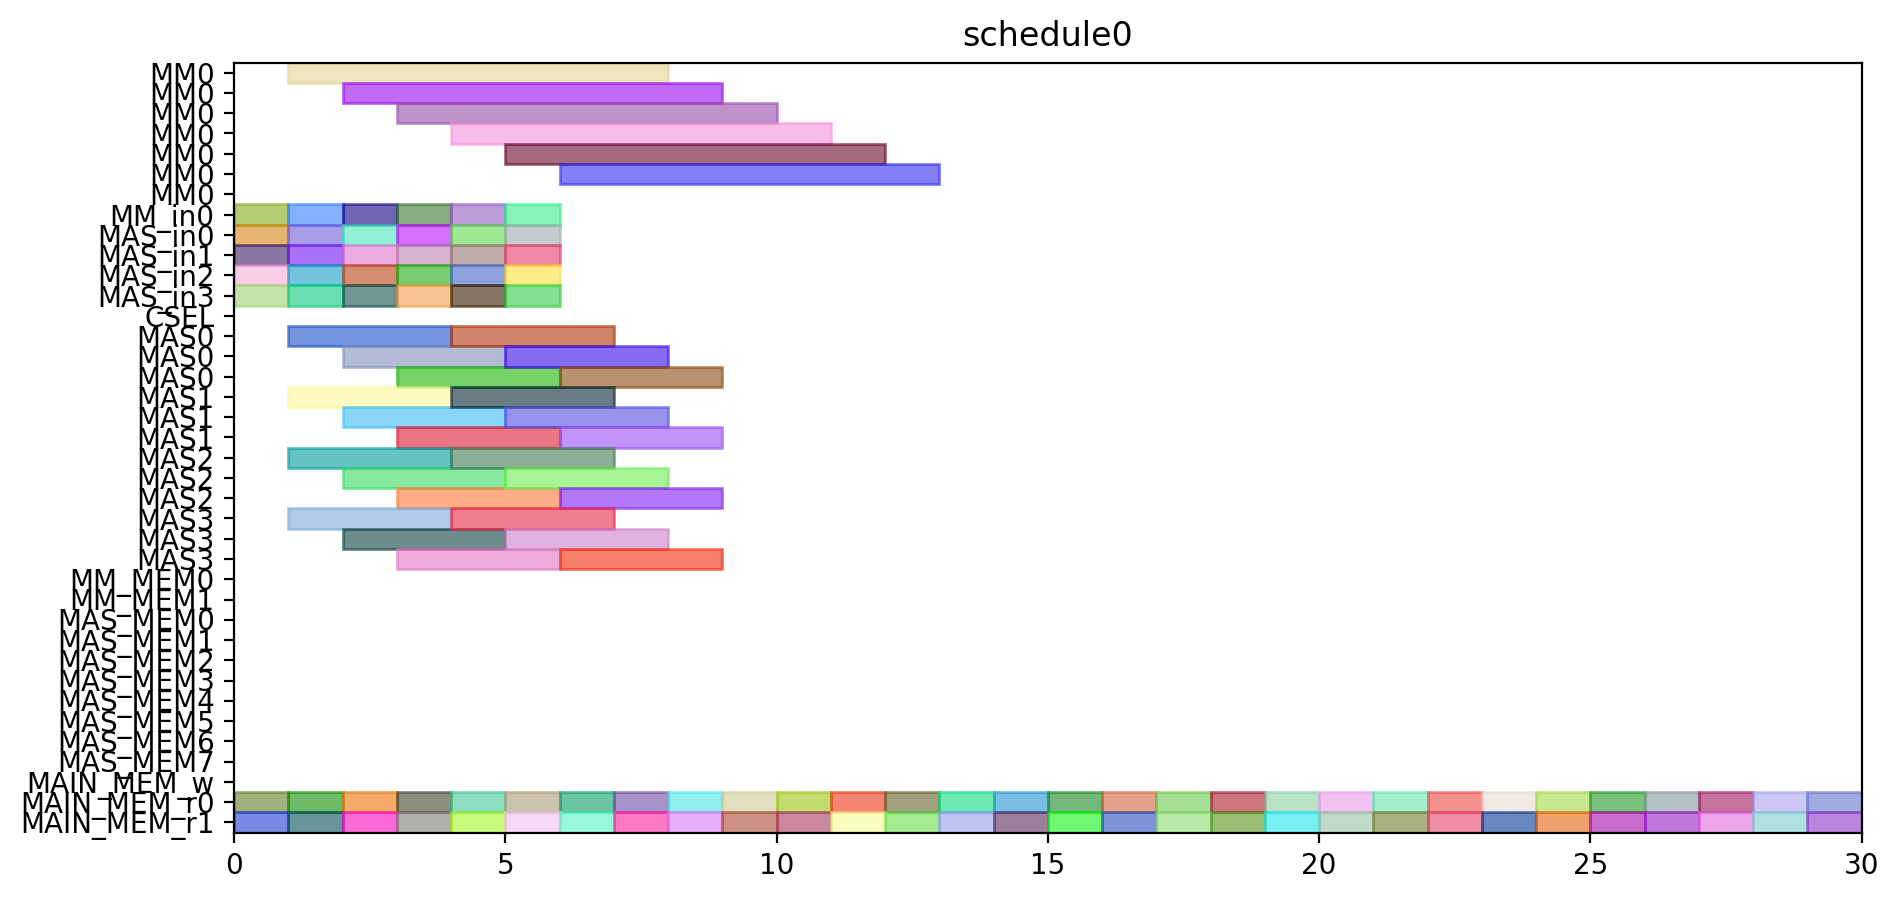

The Python source for this figure:
from pyschedule import Scenario, solvers, plotters, alt


def solve():
	horizon = 90
	S = Scenario("schedule0", horizon=horizon)

	# resource
	MM = S.Resources('MM', num=1, size=7)
	MM_in = S.Resources('MM_in', num=1)
	MAS_in = S.Resources('MAS_in', num=4)
	CSEL = S.Resource('CSEL')
	MAS = S.Resources('MAS', num=4, size=3, periods=range(1, horizon))
	MM_MEM = S.Resources('MM_MEM', num=2)
	MAS_MEM = S.Resources('MAS_MEM', num=8)
	MAIN_MEM_w = S.Resource('MAIN_MEM_w', size=1)
	MAIN_MEM_r = S.Resources('MAIN_MEM_r', num=2)

	# result of previous scheduling

	# new tasks
	c_t0_a1_0 = S.Task('c_t0_a1_0', length=3, delay_cost=1)
	c_t0_a1_0 += alt(MAS)
	c_t0_a1_0_in = S.Task('c_t0_a1_0_in', length=1, delay_cost=1)
	c_t0_a1_0_in += alt(MAS_in)
	S += c_t0_a1_0_in*MAS_in[0]<=c_t0_a1_0*MAS[0]

	S += c_t0_a1_0_in*MAS_in[1]<=c_t0_a1_0*MAS[1]

	S += c_t0_a1_0_in*MAS_in[2]<=c_t0_a1_0*MAS[2]

	S += c_t0_a1_0_in*MAS_in[3]<=c_t0_a1_0*MAS[3]

	c_t0_a1_0_mem0 = S.Task('c_t0_a1_0_mem0', length=1, delay_cost=1)
	c_t0_a1_0_mem0 += MAIN_MEM_r[0]
	c_t0_a1_0_mem1 = S.Task('c_t0_a1_0_mem1', length=1, delay_cost=1)
	c_t0_a1_0_mem1 += MAIN_MEM_r[1]
	c_t0_a1_1 = S.Task('c_t0_a1_1', length=3, delay_cost=1)
	c_t0_a1_1 += alt(MAS)
	c_t0_a1_1_in = S.Task('c_t0_a1_1_in', length=1, delay_cost=1)
	c_t0_a1_1_in += alt(MAS_in)
	S += c_t0_a1_1_in*MAS_in[0]<=c_t0_a1_1*MAS[0]

	S += c_t0_a1_1_in*MAS_in[1]<=c_t0_a1_1*MAS[1]

	S += c_t0_a1_1_in*MAS_in[2]<=c_t0_a1_1*MAS[2]

	S += c_t0_a1_1_in*MAS_in[3]<=c_t0_a1_1*MAS[3]

	c_t0_a1_1_mem0 = S.Task('c_t0_a1_1_mem0', length=1, delay_cost=1)
	c_t0_a1_1_mem0 += MAIN_MEM_r[0]
	c_t0_a1_1_mem1 = S.Task('c_t0_a1_1_mem1', length=1, delay_cost=1)
	c_t0_a1_1_mem1 += MAIN_MEM_r[1]
	c_t0_t10 = S.Task('c_t0_t10', length=3, delay_cost=1)
	c_t0_t10 += alt(MAS)
	c_t0_t10_in = S.Task('c_t0_t10_in', length=1, delay_cost=1)
	c_t0_t10_in += alt(MAS_in)
	S += c_t0_t10_in*MAS_in[0]<=c_t0_t10*MAS[0]

	S += c_t0_t10_in*MAS_in[1]<=c_t0_t10*MAS[1]

	S += c_t0_t10_in*MAS_in[2]<=c_t0_t10*MAS[2]

	S += c_t0_t10_in*MAS_in[3]<=c_t0_t10*MAS[3]

	c_t0_t10_mem0 = S.Task('c_t0_t10_mem0', length=1, delay_cost=1)
	c_t0_t10_mem0 += MAIN_MEM_r[0]
	c_t0_t10_mem1 = S.Task('c_t0_t10_mem1', length=1, delay_cost=1)
	c_t0_t10_mem1 += MAIN_MEM_r[1]
	c_t0_t11 = S.Task('c_t0_t11', length=3, delay_cost=1)
	c_t0_t11 += alt(MAS)
	c_t0_t11_in = S.Task('c_t0_t11_in', length=1, delay_cost=1)
	c_t0_t11_in += alt(MAS_in)
	S += c_t0_t11_in*MAS_in[0]<=c_t0_t11*MAS[0]

	S += c_t0_t11_in*MAS_in[1]<=c_t0_t11*MAS[1]

	S += c_t0_t11_in*MAS_in[2]<=c_t0_t11*MAS[2]

	S += c_t0_t11_in*MAS_in[3]<=c_t0_t11*MAS[3]

	c_t0_t11_mem0 = S.Task('c_t0_t11_mem0', length=1, delay_cost=1)
	c_t0_t11_mem0 += MAIN_MEM_r[0]
	c_t0_t11_mem1 = S.Task('c_t0_t11_mem1', length=1, delay_cost=1)
	c_t0_t11_mem1 += MAIN_MEM_r[1]
	c_t0_t3_t0 = S.Task('c_t0_t3_t0', length=7, delay_cost=1)
	c_t0_t3_t0 += alt(MM)
	c_t0_t3_t0_in = S.Task('c_t0_t3_t0_in', length=1, delay_cost=1)
	c_t0_t3_t0_in += alt(MM_in)
	S += c_t0_t3_t0_in*MM_in[0]<=c_t0_t3_t0*MM[0]

	c_t0_t3_t0_mem0 = S.Task('c_t0_t3_t0_mem0', length=1, delay_cost=1)
	c_t0_t3_t0_mem0 += MAIN_MEM_r[0]
	c_t0_t3_t0_mem1 = S.Task('c_t0_t3_t0_mem1', length=1, delay_cost=1)
	c_t0_t3_t0_mem1 += MAIN_MEM_r[1]
	c_t0_t3_t1 = S.Task('c_t0_t3_t1', length=7, delay_cost=1)
	c_t0_t3_t1 += alt(MM)
	c_t0_t3_t1_in = S.Task('c_t0_t3_t1_in', length=1, delay_cost=1)
	c_t0_t3_t1_in += alt(MM_in)
	S += c_t0_t3_t1_in*MM_in[0]<=c_t0_t3_t1*MM[0]

	c_t0_t3_t1_mem0 = S.Task('c_t0_t3_t1_mem0', length=1, delay_cost=1)
	c_t0_t3_t1_mem0 += MAIN_MEM_r[0]
	c_t0_t3_t1_mem1 = S.Task('c_t0_t3_t1_mem1', length=1, delay_cost=1)
	c_t0_t3_t1_mem1 += MAIN_MEM_r[1]
	c_t0_t3_t2 = S.Task('c_t0_t3_t2', length=3, delay_cost=1)
	c_t0_t3_t2 += alt(MAS)
	c_t0_t3_t2_in = S.Task('c_t0_t3_t2_in', length=1, delay_cost=1)
	c_t0_t3_t2_in += alt(MAS_in)
	S += c_t0_t3_t2_in*MAS_in[0]<=c_t0_t3_t2*MAS[0]

	S += c_t0_t3_t2_in*MAS_in[1]<=c_t0_t3_t2*MAS[1]

	S += c_t0_t3_t2_in*MAS_in[2]<=c_t0_t3_t2*MAS[2]

	S += c_t0_t3_t2_in*MAS_in[3]<=c_t0_t3_t2*MAS[3]

	c_t0_t3_t2_mem0 = S.Task('c_t0_t3_t2_mem0', length=1, delay_cost=1)
	c_t0_t3_t2_mem0 += MAIN_MEM_r[0]
	c_t0_t3_t2_mem1 = S.Task('c_t0_t3_t2_mem1', length=1, delay_cost=1)
	c_t0_t3_t2_mem1 += MAIN_MEM_r[1]
	c_t0_t3_t3 = S.Task('c_t0_t3_t3', length=3, delay_cost=1)
	c_t0_t3_t3 += alt(MAS)
	c_t0_t3_t3_in = S.Task('c_t0_t3_t3_in', length=1, delay_cost=1)
	c_t0_t3_t3_in += alt(MAS_in)
	S += c_t0_t3_t3_in*MAS_in[0]<=c_t0_t3_t3*MAS[0]

	S += c_t0_t3_t3_in*MAS_in[1]<=c_t0_t3_t3*MAS[1]

	S += c_t0_t3_t3_in*MAS_in[2]<=c_t0_t3_t3*MAS[2]

	S += c_t0_t3_t3_in*MAS_in[3]<=c_t0_t3_t3*MAS[3]

	c_t0_t3_t3_mem0 = S.Task('c_t0_t3_t3_mem0', length=1, delay_cost=1)
	c_t0_t3_t3_mem0 += MAIN_MEM_r[0]
	c_t0_t3_t3_mem1 = S.Task('c_t0_t3_t3_mem1', length=1, delay_cost=1)
	c_t0_t3_t3_mem1 += MAIN_MEM_r[1]
	c_t1_a1_0 = S.Task('c_t1_a1_0', length=3, delay_cost=1)
	c_t1_a1_0 += alt(MAS)
	c_t1_a1_0_in = S.Task('c_t1_a1_0_in', length=1, delay_cost=1)
	c_t1_a1_0_in += alt(MAS_in)
	S += c_t1_a1_0_in*MAS_in[0]<=c_t1_a1_0*MAS[0]

	S += c_t1_a1_0_in*MAS_in[1]<=c_t1_a1_0*MAS[1]

	S += c_t1_a1_0_in*MAS_in[2]<=c_t1_a1_0*MAS[2]

	S += c_t1_a1_0_in*MAS_in[3]<=c_t1_a1_0*MAS[3]

	c_t1_a1_0_mem0 = S.Task('c_t1_a1_0_mem0', length=1, delay_cost=1)
	c_t1_a1_0_mem0 += MAIN_MEM_r[0]
	c_t1_a1_0_mem1 = S.Task('c_t1_a1_0_mem1', length=1, delay_cost=1)
	c_t1_a1_0_mem1 += MAIN_MEM_r[1]
	c_t1_a1_1 = S.Task('c_t1_a1_1', length=3, delay_cost=1)
	c_t1_a1_1 += alt(MAS)
	c_t1_a1_1_in = S.Task('c_t1_a1_1_in', length=1, delay_cost=1)
	c_t1_a1_1_in += alt(MAS_in)
	S += c_t1_a1_1_in*MAS_in[0]<=c_t1_a1_1*MAS[0]

	S += c_t1_a1_1_in*MAS_in[1]<=c_t1_a1_1*MAS[1]

	S += c_t1_a1_1_in*MAS_in[2]<=c_t1_a1_1*MAS[2]

	S += c_t1_a1_1_in*MAS_in[3]<=c_t1_a1_1*MAS[3]

	c_t1_a1_1_mem0 = S.Task('c_t1_a1_1_mem0', length=1, delay_cost=1)
	c_t1_a1_1_mem0 += MAIN_MEM_r[0]
	c_t1_a1_1_mem1 = S.Task('c_t1_a1_1_mem1', length=1, delay_cost=1)
	c_t1_a1_1_mem1 += MAIN_MEM_r[1]
	c_t1_t10 = S.Task('c_t1_t10', length=3, delay_cost=1)
	c_t1_t10 += alt(MAS)
	c_t1_t10_in = S.Task('c_t1_t10_in', length=1, delay_cost=1)
	c_t1_t10_in += alt(MAS_in)
	S += c_t1_t10_in*MAS_in[0]<=c_t1_t10*MAS[0]

	S += c_t1_t10_in*MAS_in[1]<=c_t1_t10*MAS[1]

	S += c_t1_t10_in*MAS_in[2]<=c_t1_t10*MAS[2]

	S += c_t1_t10_in*MAS_in[3]<=c_t1_t10*MAS[3]

	c_t1_t10_mem0 = S.Task('c_t1_t10_mem0', length=1, delay_cost=1)
	c_t1_t10_mem0 += MAIN_MEM_r[0]
	c_t1_t10_mem1 = S.Task('c_t1_t10_mem1', length=1, delay_cost=1)
	c_t1_t10_mem1 += MAIN_MEM_r[1]
	c_t1_t11 = S.Task('c_t1_t11', length=3, delay_cost=1)
	c_t1_t11 += alt(MAS)
	c_t1_t11_in = S.Task('c_t1_t11_in', length=1, delay_cost=1)
	c_t1_t11_in += alt(MAS_in)
	S += c_t1_t11_in*MAS_in[0]<=c_t1_t11*MAS[0]

	S += c_t1_t11_in*MAS_in[1]<=c_t1_t11*MAS[1]

	S += c_t1_t11_in*MAS_in[2]<=c_t1_t11*MAS[2]

	S += c_t1_t11_in*MAS_in[3]<=c_t1_t11*MAS[3]

	c_t1_t11_mem0 = S.Task('c_t1_t11_mem0', length=1, delay_cost=1)
	c_t1_t11_mem0 += MAIN_MEM_r[0]
	c_t1_t11_mem1 = S.Task('c_t1_t11_mem1', length=1, delay_cost=1)
	c_t1_t11_mem1 += MAIN_MEM_r[1]
	c_t1_t3_t0 = S.Task('c_t1_t3_t0', length=7, delay_cost=1)
	c_t1_t3_t0 += alt(MM)
	c_t1_t3_t0_in = S.Task('c_t1_t3_t0_in', length=1, delay_cost=1)
	c_t1_t3_t0_in += alt(MM_in)
	S += c_t1_t3_t0_in*MM_in[0]<=c_t1_t3_t0*MM[0]

	c_t1_t3_t0_mem0 = S.Task('c_t1_t3_t0_mem0', length=1, delay_cost=1)
	c_t1_t3_t0_mem0 += MAIN_MEM_r[0]
	c_t1_t3_t0_mem1 = S.Task('c_t1_t3_t0_mem1', length=1, delay_cost=1)
	c_t1_t3_t0_mem1 += MAIN_MEM_r[1]
	c_t1_t3_t1 = S.Task('c_t1_t3_t1', length=7, delay_cost=1)
	c_t1_t3_t1 += alt(MM)
	c_t1_t3_t1_in = S.Task('c_t1_t3_t1_in', length=1, delay_cost=1)
	c_t1_t3_t1_in += alt(MM_in)
	S += c_t1_t3_t1_in*MM_in[0]<=c_t1_t3_t1*MM[0]

	c_t1_t3_t1_mem0 = S.Task('c_t1_t3_t1_mem0', length=1, delay_cost=1)
	c_t1_t3_t1_mem0 += MAIN_MEM_r[0]
	c_t1_t3_t1_mem1 = S.Task('c_t1_t3_t1_mem1', length=1, delay_cost=1)
	c_t1_t3_t1_mem1 += MAIN_MEM_r[1]
	c_t1_t3_t2 = S.Task('c_t1_t3_t2', length=3, delay_cost=1)
	c_t1_t3_t2 += alt(MAS)
	c_t1_t3_t2_in = S.Task('c_t1_t3_t2_in', length=1, delay_cost=1)
	c_t1_t3_t2_in += alt(MAS_in)
	S += c_t1_t3_t2_in*MAS_in[0]<=c_t1_t3_t2*MAS[0]

	S += c_t1_t3_t2_in*MAS_in[1]<=c_t1_t3_t2*MAS[1]

	S += c_t1_t3_t2_in*MAS_in[2]<=c_t1_t3_t2*MAS[2]

	S += c_t1_t3_t2_in*MAS_in[3]<=c_t1_t3_t2*MAS[3]

	c_t1_t3_t2_mem0 = S.Task('c_t1_t3_t2_mem0', length=1, delay_cost=1)
	c_t1_t3_t2_mem0 += MAIN_MEM_r[0]
	c_t1_t3_t2_mem1 = S.Task('c_t1_t3_t2_mem1', length=1, delay_cost=1)
	c_t1_t3_t2_mem1 += MAIN_MEM_r[1]
	c_t1_t3_t3 = S.Task('c_t1_t3_t3', length=3, delay_cost=1)
	c_t1_t3_t3 += alt(MAS)
	c_t1_t3_t3_in = S.Task('c_t1_t3_t3_in', length=1, delay_cost=1)
	c_t1_t3_t3_in += alt(MAS_in)
	S += c_t1_t3_t3_in*MAS_in[0]<=c_t1_t3_t3*MAS[0]

	S += c_t1_t3_t3_in*MAS_in[1]<=c_t1_t3_t3*MAS[1]

	S += c_t1_t3_t3_in*MAS_in[2]<=c_t1_t3_t3*MAS[2]

	S += c_t1_t3_t3_in*MAS_in[3]<=c_t1_t3_t3*MAS[3]

	c_t1_t3_t3_mem0 = S.Task('c_t1_t3_t3_mem0', length=1, delay_cost=1)
	c_t1_t3_t3_mem0 += MAIN_MEM_r[0]
	c_t1_t3_t3_mem1 = S.Task('c_t1_t3_t3_mem1', length=1, delay_cost=1)
	c_t1_t3_t3_mem1 += MAIN_MEM_r[1]
	c_t2_a1_0 = S.Task('c_t2_a1_0', length=3, delay_cost=1)
	c_t2_a1_0 += alt(MAS)
	c_t2_a1_0_in = S.Task('c_t2_a1_0_in', length=1, delay_cost=1)
	c_t2_a1_0_in += alt(MAS_in)
	S += c_t2_a1_0_in*MAS_in[0]<=c_t2_a1_0*MAS[0]

	S += c_t2_a1_0_in*MAS_in[1]<=c_t2_a1_0*MAS[1]

	S += c_t2_a1_0_in*MAS_in[2]<=c_t2_a1_0*MAS[2]

	S += c_t2_a1_0_in*MAS_in[3]<=c_t2_a1_0*MAS[3]

	c_t2_a1_0_mem0 = S.Task('c_t2_a1_0_mem0', length=1, delay_cost=1)
	c_t2_a1_0_mem0 += MAIN_MEM_r[0]
	c_t2_a1_0_mem1 = S.Task('c_t2_a1_0_mem1', length=1, delay_cost=1)
	c_t2_a1_0_mem1 += MAIN_MEM_r[1]
	c_t2_a1_1 = S.Task('c_t2_a1_1', length=3, delay_cost=1)
	c_t2_a1_1 += alt(MAS)
	c_t2_a1_1_in = S.Task('c_t2_a1_1_in', length=1, delay_cost=1)
	c_t2_a1_1_in += alt(MAS_in)
	S += c_t2_a1_1_in*MAS_in[0]<=c_t2_a1_1*MAS[0]

	S += c_t2_a1_1_in*MAS_in[1]<=c_t2_a1_1*MAS[1]

	S += c_t2_a1_1_in*MAS_in[2]<=c_t2_a1_1*MAS[2]

	S += c_t2_a1_1_in*MAS_in[3]<=c_t2_a1_1*MAS[3]

	c_t2_a1_1_mem0 = S.Task('c_t2_a1_1_mem0', length=1, delay_cost=1)
	c_t2_a1_1_mem0 += MAIN_MEM_r[0]
	c_t2_a1_1_mem1 = S.Task('c_t2_a1_1_mem1', length=1, delay_cost=1)
	c_t2_a1_1_mem1 += MAIN_MEM_r[1]
	c_t2_t10 = S.Task('c_t2_t10', length=3, delay_cost=1)
	c_t2_t10 += alt(MAS)
	c_t2_t10_in = S.Task('c_t2_t10_in', length=1, delay_cost=1)
	c_t2_t10_in += alt(MAS_in)
	S += c_t2_t10_in*MAS_in[0]<=c_t2_t10*MAS[0]

	S += c_t2_t10_in*MAS_in[1]<=c_t2_t10*MAS[1]

	S += c_t2_t10_in*MAS_in[2]<=c_t2_t10*MAS[2]

	S += c_t2_t10_in*MAS_in[3]<=c_t2_t10*MAS[3]

	c_t2_t10_mem0 = S.Task('c_t2_t10_mem0', length=1, delay_cost=1)
	c_t2_t10_mem0 += MAIN_MEM_r[0]
	c_t2_t10_mem1 = S.Task('c_t2_t10_mem1', length=1, delay_cost=1)
	c_t2_t10_mem1 += MAIN_MEM_r[1]
	c_t2_t11 = S.Task('c_t2_t11', length=3, delay_cost=1)
	c_t2_t11 += alt(MAS)
	c_t2_t11_in = S.Task('c_t2_t11_in', length=1, delay_cost=1)
	c_t2_t11_in += alt(MAS_in)
	S += c_t2_t11_in*MAS_in[0]<=c_t2_t11*MAS[0]

	S += c_t2_t11_in*MAS_in[1]<=c_t2_t11*MAS[1]

	S += c_t2_t11_in*MAS_in[2]<=c_t2_t11*MAS[2]

	S += c_t2_t11_in*MAS_in[3]<=c_t2_t11*MAS[3]

	c_t2_t11_mem0 = S.Task('c_t2_t11_mem0', length=1, delay_cost=1)
	c_t2_t11_mem0 += MAIN_MEM_r[0]
	c_t2_t11_mem1 = S.Task('c_t2_t11_mem1', length=1, delay_cost=1)
	c_t2_t11_mem1 += MAIN_MEM_r[1]
	c_t2_t3_t0 = S.Task('c_t2_t3_t0', length=7, delay_cost=1)
	c_t2_t3_t0 += alt(MM)
	c_t2_t3_t0_in = S.Task('c_t2_t3_t0_in', length=1, delay_cost=1)
	c_t2_t3_t0_in += alt(MM_in)
	S += c_t2_t3_t0_in*MM_in[0]<=c_t2_t3_t0*MM[0]

	c_t2_t3_t0_mem0 = S.Task('c_t2_t3_t0_mem0', length=1, delay_cost=1)
	c_t2_t3_t0_mem0 += MAIN_MEM_r[0]
	c_t2_t3_t0_mem1 = S.Task('c_t2_t3_t0_mem1', length=1, delay_cost=1)
	c_t2_t3_t0_mem1 += MAIN_MEM_r[1]
	c_t2_t3_t1 = S.Task('c_t2_t3_t1', length=7, delay_cost=1)
	c_t2_t3_t1 += alt(MM)
	c_t2_t3_t1_in = S.Task('c_t2_t3_t1_in', length=1, delay_cost=1)
	c_t2_t3_t1_in += alt(MM_in)
	S += c_t2_t3_t1_in*MM_in[0]<=c_t2_t3_t1*MM[0]

	c_t2_t3_t1_mem0 = S.Task('c_t2_t3_t1_mem0', length=1, delay_cost=1)
	c_t2_t3_t1_mem0 += MAIN_MEM_r[0]
	c_t2_t3_t1_mem1 = S.Task('c_t2_t3_t1_mem1', length=1, delay_cost=1)
	c_t2_t3_t1_mem1 += MAIN_MEM_r[1]
	c_t2_t3_t2 = S.Task('c_t2_t3_t2', length=3, delay_cost=1)
	c_t2_t3_t2 += alt(MAS)
	c_t2_t3_t2_in = S.Task('c_t2_t3_t2_in', length=1, delay_cost=1)
	c_t2_t3_t2_in += alt(MAS_in)
	S += c_t2_t3_t2_in*MAS_in[0]<=c_t2_t3_t2*MAS[0]

	S += c_t2_t3_t2_in*MAS_in[1]<=c_t2_t3_t2*MAS[1]

	S += c_t2_t3_t2_in*MAS_in[2]<=c_t2_t3_t2*MAS[2]

	S += c_t2_t3_t2_in*MAS_in[3]<=c_t2_t3_t2*MAS[3]

	c_t2_t3_t2_mem0 = S.Task('c_t2_t3_t2_mem0', length=1, delay_cost=1)
	c_t2_t3_t2_mem0 += MAIN_MEM_r[0]
	c_t2_t3_t2_mem1 = S.Task('c_t2_t3_t2_mem1', length=1, delay_cost=1)
	c_t2_t3_t2_mem1 += MAIN_MEM_r[1]
	c_t2_t3_t3 = S.Task('c_t2_t3_t3', length=3, delay_cost=1)
	c_t2_t3_t3 += alt(MAS)
	c_t2_t3_t3_in = S.Task('c_t2_t3_t3_in', length=1, delay_cost=1)
	c_t2_t3_t3_in += alt(MAS_in)
	S += c_t2_t3_t3_in*MAS_in[0]<=c_t2_t3_t3*MAS[0]

	S += c_t2_t3_t3_in*MAS_in[1]<=c_t2_t3_t3*MAS[1]

	S += c_t2_t3_t3_in*MAS_in[2]<=c_t2_t3_t3*MAS[2]

	S += c_t2_t3_t3_in*MAS_in[3]<=c_t2_t3_t3*MAS[3]

	c_t2_t3_t3_mem0 = S.Task('c_t2_t3_t3_mem0', length=1, delay_cost=1)
	c_t2_t3_t3_mem0 += MAIN_MEM_r[0]
	c_t2_t3_t3_mem1 = S.Task('c_t2_t3_t3_mem1', length=1, delay_cost=1)
	c_t2_t3_t3_mem1 += MAIN_MEM_r[1]
	c_t3000 = S.Task('c_t3000', length=3, delay_cost=1)
	c_t3000 += alt(MAS)
	c_t3000_in = S.Task('c_t3000_in', length=1, delay_cost=1)
	c_t3000_in += alt(MAS_in)
	S += c_t3000_in*MAS_in[0]<=c_t3000*MAS[0]

	S += c_t3000_in*MAS_in[1]<=c_t3000*MAS[1]

	S += c_t3000_in*MAS_in[2]<=c_t3000*MAS[2]

	S += c_t3000_in*MAS_in[3]<=c_t3000*MAS[3]

	c_t3000_mem0 = S.Task('c_t3000_mem0', length=1, delay_cost=1)
	c_t3000_mem0 += MAIN_MEM_r[0]
	c_t3000_mem1 = S.Task('c_t3000_mem1', length=1, delay_cost=1)
	c_t3000_mem1 += MAIN_MEM_r[1]
	c_t3001 = S.Task('c_t3001', length=3, delay_cost=1)
	c_t3001 += alt(MAS)
	c_t3001_in = S.Task('c_t3001_in', length=1, delay_cost=1)
	c_t3001_in += alt(MAS_in)
	S += c_t3001_in*MAS_in[0]<=c_t3001*MAS[0]

	S += c_t3001_in*MAS_in[1]<=c_t3001*MAS[1]

	S += c_t3001_in*MAS_in[2]<=c_t3001*MAS[2]

	S += c_t3001_in*MAS_in[3]<=c_t3001*MAS[3]

	c_t3001_mem0 = S.Task('c_t3001_mem0', length=1, delay_cost=1)
	c_t3001_mem0 += MAIN_MEM_r[0]
	c_t3001_mem1 = S.Task('c_t3001_mem1', length=1, delay_cost=1)
	c_t3001_mem1 += MAIN_MEM_r[1]
	c_t3010 = S.Task('c_t3010', length=3, delay_cost=1)
	c_t3010 += alt(MAS)
	c_t3010_in = S.Task('c_t3010_in', length=1, delay_cost=1)
	c_t3010_in += alt(MAS_in)
	S += c_t3010_in*MAS_in[0]<=c_t3010*MAS[0]

	S += c_t3010_in*MAS_in[1]<=c_t3010*MAS[1]

	S += c_t3010_in*MAS_in[2]<=c_t3010*MAS[2]

	S += c_t3010_in*MAS_in[3]<=c_t3010*MAS[3]

	c_t3010_mem0 = S.Task('c_t3010_mem0', length=1, delay_cost=1)
	c_t3010_mem0 += MAIN_MEM_r[0]
	c_t3010_mem1 = S.Task('c_t3010_mem1', length=1, delay_cost=1)
	c_t3010_mem1 += MAIN_MEM_r[1]
	c_t3011 = S.Task('c_t3011', length=3, delay_cost=1)
	c_t3011 += alt(MAS)
	c_t3011_in = S.Task('c_t3011_in', length=1, delay_cost=1)
	c_t3011_in += alt(MAS_in)
	S += c_t3011_in*MAS_in[0]<=c_t3011*MAS[0]

	S += c_t3011_in*MAS_in[1]<=c_t3011*MAS[1]

	S += c_t3011_in*MAS_in[2]<=c_t3011*MAS[2]

	S += c_t3011_in*MAS_in[3]<=c_t3011*MAS[3]

	c_t3011_mem0 = S.Task('c_t3011_mem0', length=1, delay_cost=1)
	c_t3011_mem0 += MAIN_MEM_r[0]
	c_t3011_mem1 = S.Task('c_t3011_mem1', length=1, delay_cost=1)
	c_t3011_mem1 += MAIN_MEM_r[1]
	c_t4000 = S.Task('c_t4000', length=3, delay_cost=1)
	c_t4000 += alt(MAS)
	c_t4000_in = S.Task('c_t4000_in', length=1, delay_cost=1)
	c_t4000_in += alt(MAS_in)
	S += c_t4000_in*MAS_in[0]<=c_t4000*MAS[0]

	S += c_t4000_in*MAS_in[1]<=c_t4000*MAS[1]

	S += c_t4000_in*MAS_in[2]<=c_t4000*MAS[2]

	S += c_t4000_in*MAS_in[3]<=c_t4000*MAS[3]

	c_t4000_mem0 = S.Task('c_t4000_mem0', length=1, delay_cost=1)
	c_t4000_mem0 += MAIN_MEM_r[0]
	c_t4000_mem1 = S.Task('c_t4000_mem1', length=1, delay_cost=1)
	c_t4000_mem1 += MAIN_MEM_r[1]
	c_t4001 = S.Task('c_t4001', length=3, delay_cost=1)
	c_t4001 += alt(MAS)
	c_t4001_in = S.Task('c_t4001_in', length=1, delay_cost=1)
	c_t4001_in += alt(MAS_in)
	S += c_t4001_in*MAS_in[0]<=c_t4001*MAS[0]

	S += c_t4001_in*MAS_in[1]<=c_t4001*MAS[1]

	S += c_t4001_in*MAS_in[2]<=c_t4001*MAS[2]

	S += c_t4001_in*MAS_in[3]<=c_t4001*MAS[3]

	c_t4001_mem0 = S.Task('c_t4001_mem0', length=1, delay_cost=1)
	c_t4001_mem0 += MAIN_MEM_r[0]
	c_t4001_mem1 = S.Task('c_t4001_mem1', length=1, delay_cost=1)
	c_t4001_mem1 += MAIN_MEM_r[1]
	solvers.mip.solve(S,msg=1,kind='CPLEX',ratio_gap=1.01)

	solution = [['hoge']*len(S.solution()[1]) for i in range(len(S.solution()))]
	for i in range(len(S.solution())):
		for j in range(len(S.solution()[i])):
			solution[i][j]=str(S.solution()[i][j])
	print(solution)

	cycles = int(solution[-1][3])

	pic_file_name = "/home/mfukuda/ABE/multiRAM_multiMAS_16mux/scheduling_result/stage7MM1_stage3MAS4/SQR/schedule0.png"
	if(S.solution() != []):
		plotters.matplotlib.plot(S,img_filename=pic_file_name, show_task_labels=False, fig_size=(cycles*0.25+3, 5))

	return solution
